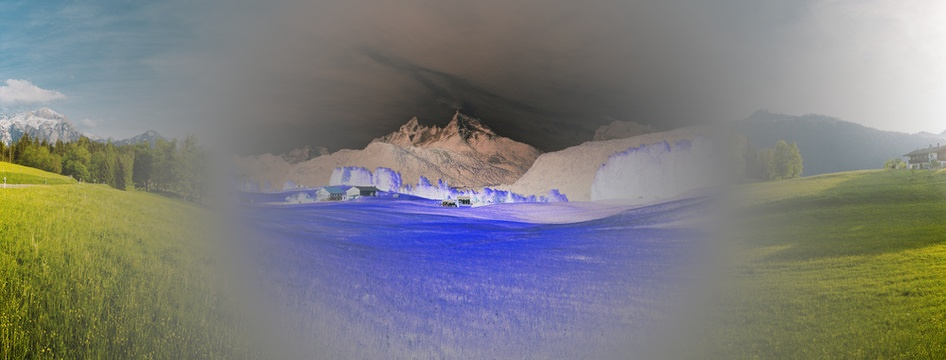
#> input picture Kryvokhata-Mariia-IM-21-Lab2/pythonProject/negative_gradient.jpg, 946 x 360 px, given in place of input_picture.jpg, which was not available
$ python picture-editor.py
#> lines starting #> are read from the running program, lines starting #| are printed output that depends on the picture; pictures that were not available may be replaced by others from this repository, and a replacement may not be noted
import numpy as np
from PIL import Image, ImageDraw
from matplotlib import pyplot as plt

def image_read(file_name: str):
    image = Image.open(file_name)
    draw = ImageDraw.Draw(image)
    width, height = image.size
    pix = image.load()
    return {"image_file": image, "image_draw": draw, "image_width": width, "image_height": height, "image_pix": pix}

def change_brightness(image_info, factor=100):
    image, draw, width, height, pix = (image_info["image_file"], image_info["image_draw"],
                                       image_info["image_width"], image_info["image_height"], image_info["image_pix"])

    for i in range(width):
        for j in range(height):
            r, g, b = pix[i, j][:3]
            r = min(255, max(0, r + factor))
            g = min(255, max(0, g + factor))
            b = min(255, max(0, b + factor))
            draw.point((i, j), (r, g, b))

def apply_sepia(image_info, depth=30):
    image, draw, width, height, pix = (image_info["image_file"], image_info["image_draw"],
                                       image_info["image_width"], image_info["image_height"], image_info["image_pix"])
    for i in range(width):
        for j in range(height):
            r, g, b = pix[i, j][:3]
            gray = (r + g + b) // 3
            r_sepia = min(255, gray + depth * 2)
            g_sepia = min(255, gray + depth)
            b_sepia = min(255, gray)
            draw.point((i, j), (r_sepia, g_sepia, b_sepia))

def apply_grayscale(image_info, intensity=1.0):
    image, draw, width, height, pix = (image_info["image_file"], image_info["image_draw"],
                                       image_info["image_width"], image_info["image_height"], image_info["image_pix"])
    for i in range(width):
        for j in range(height):
            r, g, b = pix[i, j][:3]
            gray = (r + g + b) // 3
            r = int((1 - intensity) * r + intensity * gray)
            g = int((1 - intensity) * g + intensity * gray)
            b = int((1 - intensity) * b + intensity * gray)
            draw.point((i, j), (r, g, b))

def apply_negative(image_info, intensity=1.0):
    image, draw, width, height, pix = (image_info["image_file"], image_info["image_draw"],
                                       image_info["image_width"], image_info["image_height"], image_info["image_pix"])

    for i in range(width):
        for j in range(height):
            r, g, b = pix[i, j][:3]
            intensity_scaled = intensity ** 2  # Squaring the intensity for non-linear blending
            r_neg = 255 - r
            g_neg = 255 - g
            b_neg = 255 - b
            r = int((1 - intensity_scaled) * r + intensity_scaled * r_neg)
            g = int((1 - intensity_scaled) * g + intensity_scaled * g_neg)
            b = int((1 - intensity_scaled) * b + intensity_scaled * b_neg)
            draw.point((i, j), (r, g, b))

def apply_gradient(image_info, effect_func, direction):
    image = image_info["image_file"]
    width, height = image_info["image_width"], image_info["image_height"]

    if direction == "none":
        effect_func(image_info)
        return

    mask = np.zeros((width, height), dtype=np.float32)

    if direction == "diagonal":
        for i in range(width):
            for j in range(height):
                mask[i, j] = (i + j) / (width + height)
    elif direction == "to_center":
        center_x, center_y = width // 2, height // 2
        for i in range(width):
            for j in range(height):
                distance = np.sqrt((i - center_x) ** 2 + (j - center_y) ** 2)
                max_distance = np.sqrt(center_x ** 2 + center_y ** 2)
                mask[i, j] = distance / max_distance
    elif direction == "from_center":
        center_x, center_y = width // 2, height // 2
        for i in range(width):
            for j in range(height):
                distance = np.sqrt((i - center_x) ** 2 + (j - center_y) ** 2)
                max_distance = np.sqrt(center_x ** 2 + center_y ** 2)
                mask[i, j] = 1 - (distance / max_distance)

    mask = np.clip(mask, 0, 1)

    effect_image = image.copy()
    effect_info = {"image_file": effect_image, "image_draw": ImageDraw.Draw(effect_image),
                   "image_width": width, "image_height": height, "image_pix": effect_image.load()}

    effect_func(effect_info)

    for i in range(width):
        for j in range(height):
            original_pixel = image_info["image_pix"][i, j][:3]
            effect_pixel = effect_info["image_pix"][i, j][:3]
            blended_pixel = tuple(
                int(mask[i, j] * e + (1 - mask[i, j]) * o) for e, o in zip(effect_pixel, original_pixel))
            image_info["image_draw"].point((i, j), blended_pixel)

if __name__ == "__main__":
    file_name_start = 'input_picture.jpg'
    file_name_stop = 'output_picture.jpg'

    print('Choose an effect:')
    print('0 - grayscale')
    print('1 - sepia')
    print('2 - negative')
    print('3 - change brightness')
    mode = int(input('effect: '))
#> the answer given: 1

    print('Choose a gradient direction:')
    print('0 - no gradient')
    print('1 - from center')
    print('2 - to center')
    print('3 - diagonal')
    gradient_direction = int(input('gradient direction: '))
#> the answer given: 3

    direction_mapping = {0: "none", 1: "from_center", 2: "to_center", 3: "diagonal"}
    direction = direction_mapping.get(gradient_direction, "diagonal")

    image_info = image_read(file_name_start)
#> in image_read, image is the input picture: PIL image 946x360 RGB; mean R, G, B 124.9, 125.6, 124.3
#> image_info = 5 items

    if mode == 1:  # Sepia
        depth = int(input('Enter sepia depth (recommended range 10-60): '))
#> the answer given: 3
        apply_gradient(image_info, lambda img: apply_sepia(img, depth), direction=direction)
#> in apply_gradient, `width, height = image_info["image_width"], image_info["image_height"]`: width = 946; height = 360
#> after the loop in apply_gradient, `for i in range(width):`:
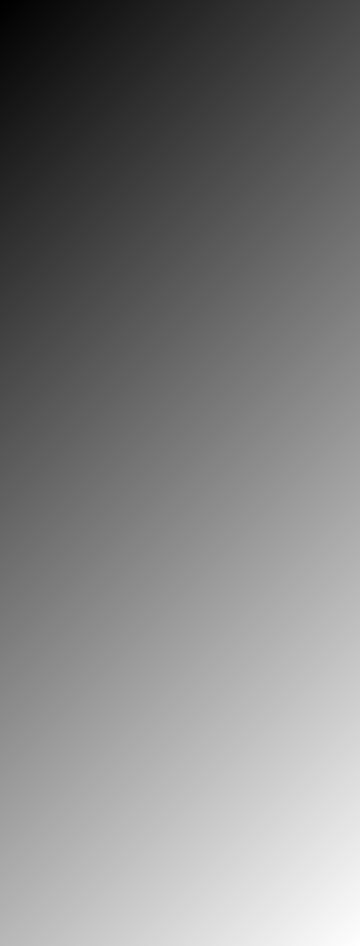
#> mask: shape (946, 360) float32; min 0, max 0.998, mean 0.499
    elif mode == 0 or mode == 2: # Grayscale or Negative
        intensity = float(input('Enter effect intensity (0.0 to 1.0): '))
        if mode == 0:
            apply_gradient(image_info, lambda img: apply_grayscale(img, intensity), direction=direction)
        else:
            apply_gradient(image_info, lambda img: apply_negative(img, intensity), direction=direction)
    elif mode == 3: # Brightness
        brightness_factor = int(input('Enter brightness factor (-100 to 100): '))
        apply_gradient(image_info, lambda img: change_brightness(img, brightness_factor), direction=direction)

    plt.imshow(image_info["image_file"])
    plt.show()
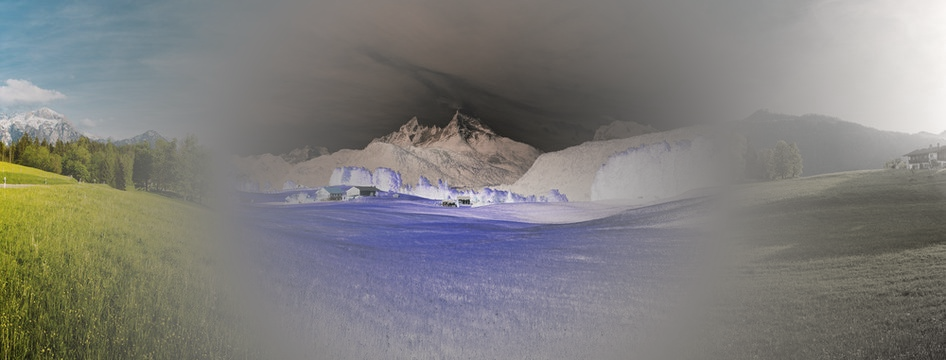
#> shown: shape (360, 946, 3); mean R, G, B 127.1, 126.3, 124
    image_info["image_file"].save(file_name_stop)
    print(f'Image saved as {file_name_stop}')

$ run again, on Kryvokhata-Mariia-IM-21-Lab2/pythonProject/sepia_gradient.jpg
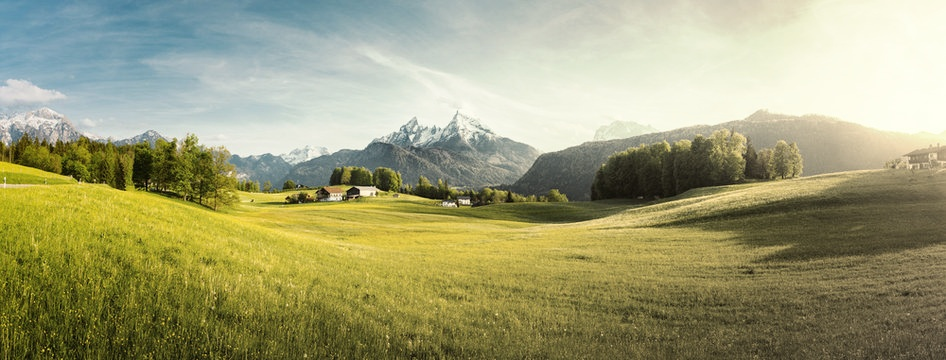
#> input picture Kryvokhata-Mariia-IM-21-Lab2/pythonProject/sepia_gradient.jpg, 946 x 360 px, given in place of input_picture.jpg, which was not available
#> in image_read, image is the input picture: PIL image 946x360 RGB; mean R, G, B 158.6, 158.1, 118.3
#> image_info = 5 items
#> in apply_gradient, `width, height = image_info["image_width"], image_info["image_height"]`: width = 946; height = 360
#> `plt.show()`:
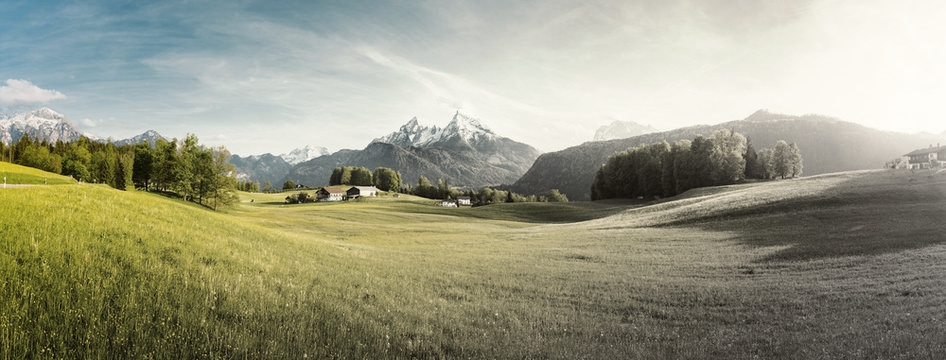
#> shown: shape (360, 946, 3); mean R, G, B 152.9, 152.9, 131.7
